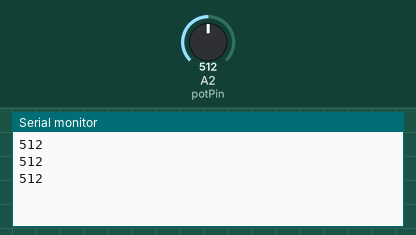
This sketch was run on a simulated Arduino Uno, built with avr-gcc and run on an emulated ATmega328P. Parts: the last lines printed to the serial monitor. The test bench sets the inputs (shaded band); at power-on: A2 (potPin) = 512.

Above: at 2.2 s.
2.3 s: A2 (potPin) set to 716
At 2.9 s:
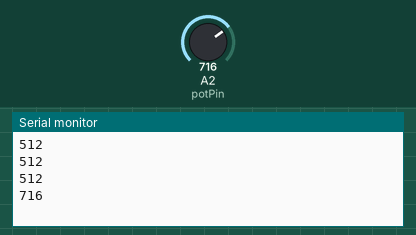
3.8 s: A2 (potPin) set to 900
At 4.4 s:
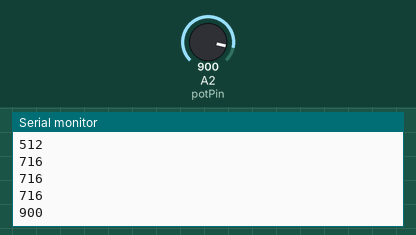
Timing chart, 0 to 6.8 s (numbered marks = the images above; inputs shaded):
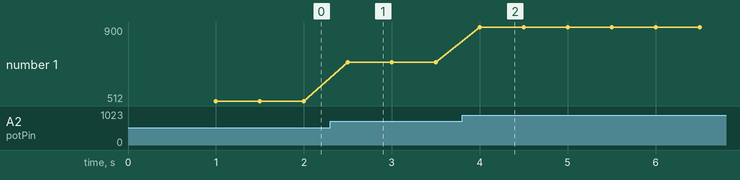

Measured:
- after the input at 2.3 s, the serial monitor: prints a new line after 0.20 s (image 1)
- after the input at 3.8 s, the serial monitor: prints a new line after 0.20 s (image 2)
- plotted number 1: 512 → 716 after the input at 2.3 s, 716 → 900 after the input at 3.8 s

The sketch:

Analog_Input_Data_Reader--Code.ino
```cpp
//potentiometer is connected to pin 4
const int potPin = 2;

//variable for storing the potentiometer value
int potValue = 0;


//this function sets up our potentiometer
void setup() {
  //9600 bauds is the default value because it is fast enough
  Serial.begin(9600);
  //we have this delay before the value starts to be printed (in loop below) because it takes some time to setup the potentiometer
  delay(1000);
}

//this loop is what runs to read and print our potentiometer value - it is void because we do not input any parameters and none are returned
void loop() {
  //this reads the potentiometer value
  potValue = analogRead(potPin);
  //this prints the potentiometer value (0-4095)
  Serial.println(potValue);
  //this has a delay because we do not want the value printing every milisecond. Instead it only prints each half-second
  delay(500);
}
```
